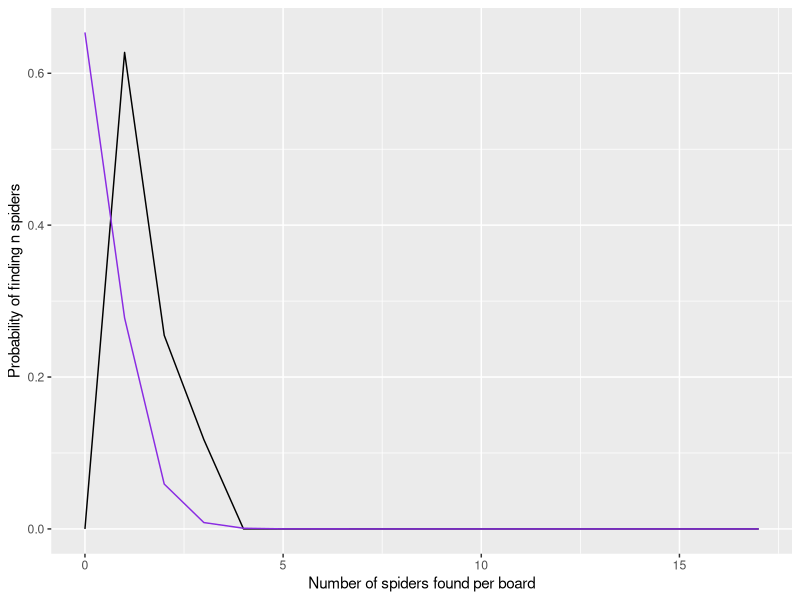

Recreate this plot in R.
##Data Reproducibility 
library(tidyverse)
library(ggplot2)

setwd("~/BSD-QBio5/tutorials/reproducibility/data")
arthro <- read.csv("cole_arthropod_data_1946.csv", stringsAsFactors = FALSE)
colnames(arthro) <- c("bug_counts", "spider_boards", "sow_boards")
View(arthro)

##Q1 and Q4
#make new columns for counting times certain # of spiders found per board and probability of finding a # of spiders per board
arthro$spider_counts <- arthro$bug_counts*arthro$spider_boards #total times x count of spiders found under board
sum_spiders <- sum(arthro$spider_counts)                         #
arthro$spider_prob <- arthro$spider_counts/sum_spiders

#find lambda
spider_lambda <- sum_spiders/sum(arthro$spider_boards)

#do Poisson dist and plot
spider_poisson <- dpois(arthro$bug_counts, spider_lambda)
ggplot(arthro) + aes(x = arthro$bug_counts, y = arthro$spider_prob) + 
  geom_line()  + 
  geom_line(aes(x = arthro$bug_counts, y = spider_poisson), col="blueviolet")+
  xlab("Number of spiders found per board") + 
  ylab("Probability of finding n spiders")
#barplot(arthro$spider_prob)
#ggplot(arthro, aes(spider_prob))+
         #geom_bar()+
         #xlab("Probability of finding spiders under a board") #don't know why i made this but here's this broken plot


